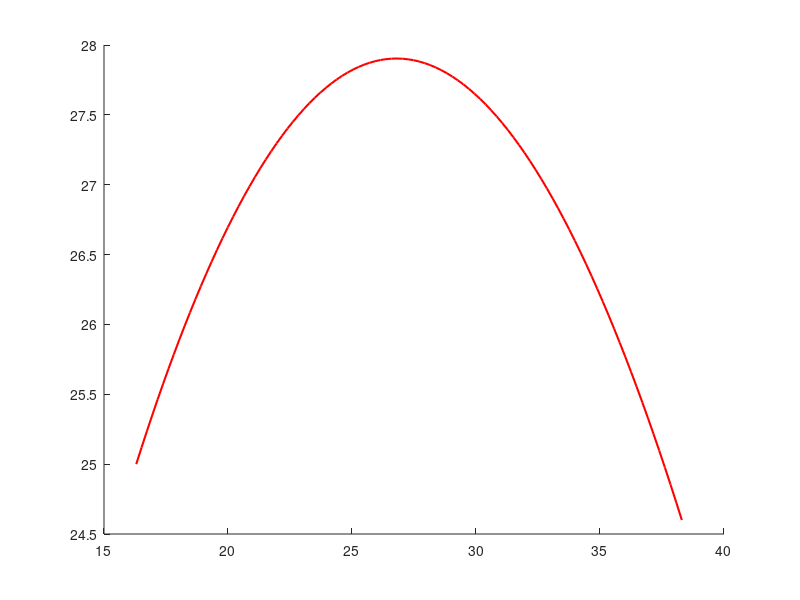

Recreate this plot in MATLAB.
function fata_2_curbe()

t = linspace(0,1); % Parametrul
b = [16.3 27 38.3; 25 31 24.6]; % Punctele de control
% Polinoamele Bernstein de gradul 2
B0 = (1-t).^2;
B1 = 2*(1-t).*t;
B2 = t.^2;
B = [B0;B1;B2]; % Matricea care cuprinde toate polinoamele Bernstein
f = b*B; % Curba Bezier

% --> Desenare grafic (doar curba Bezier) <--
hold on
plot(f(1,:),f(2,:),'r','LineWidth',1.5)
hold off

end